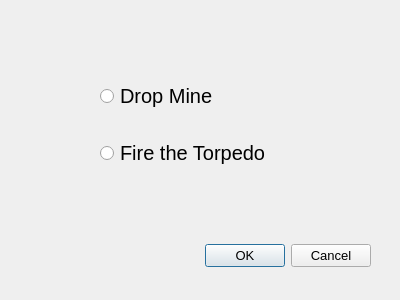
<?xml version="1.0" encoding="UTF-8"?>
<ui version="4.0">
 <class>SelectTact</class>
 <widget class="QDialog" name="SelectTact">
  <property name="geometry">
   <rect>
    <x>0</x>
    <y>0</y>
    <width>400</width>
    <height>300</height>
   </rect>
  </property>
  <property name="windowTitle">
   <string>Dialog</string>
  </property>
  <widget class="QDialogButtonBox" name="buttonBox">
   <property name="geometry">
    <rect>
     <x>30</x>
     <y>240</y>
     <width>341</width>
     <height>32</height>
    </rect>
   </property>
   <property name="font">
    <font>
     <pointsize>10</pointsize>
    </font>
   </property>
   <property name="orientation">
    <enum>Qt::Horizontal</enum>
   </property>
   <property name="standardButtons">
    <set>QDialogButtonBox::Cancel|QDialogButtonBox::Ok</set>
   </property>
  </widget>
  <widget class="QWidget" name="verticalLayoutWidget">
   <property name="geometry">
    <rect>
     <x>100</x>
     <y>60</y>
     <width>201</width>
     <height>131</height>
    </rect>
   </property>
   <layout class="QVBoxLayout" name="buttonsLayout">
    <item>
     <widget class="QRadioButton" name="mButton">
      <property name="font">
       <font>
        <pointsize>15</pointsize>
        <kerning>true</kerning>
       </font>
      </property>
      <property name="layoutDirection">
       <enum>Qt::LeftToRight</enum>
      </property>
      <property name="autoFillBackground">
       <bool>false</bool>
      </property>
      <property name="text">
       <string>Drop Mine</string>
      </property>
     </widget>
    </item>
    <item>
     <widget class="QRadioButton" name="tButton">
      <property name="font">
       <font>
        <pointsize>15</pointsize>
        <kerning>true</kerning>
       </font>
      </property>
      <property name="layoutDirection">
       <enum>Qt::LeftToRight</enum>
      </property>
      <property name="autoFillBackground">
       <bool>false</bool>
      </property>
      <property name="text">
       <string>Fire the Torpedo</string>
      </property>
     </widget>
    </item>
   </layout>
  </widget>
 </widget>
 <resources/>
 <connections>
  <connection>
   <sender>buttonBox</sender>
   <signal>accepted()</signal>
   <receiver>SelectTact</receiver>
   <slot>accept()</slot>
   <hints>
    <hint type="sourcelabel">
     <x>248</x>
     <y>254</y>
    </hint>
    <hint type="destinationlabel">
     <x>157</x>
     <y>274</y>
    </hint>
   </hints>
  </connection>
  <connection>
   <sender>buttonBox</sender>
   <signal>rejected()</signal>
   <receiver>SelectTact</receiver>
   <slot>reject()</slot>
   <hints>
    <hint type="sourcelabel">
     <x>316</x>
     <y>260</y>
    </hint>
    <hint type="destinationlabel">
     <x>286</x>
     <y>274</y>
    </hint>
   </hints>
  </connection>
 </connections>
</ui>
